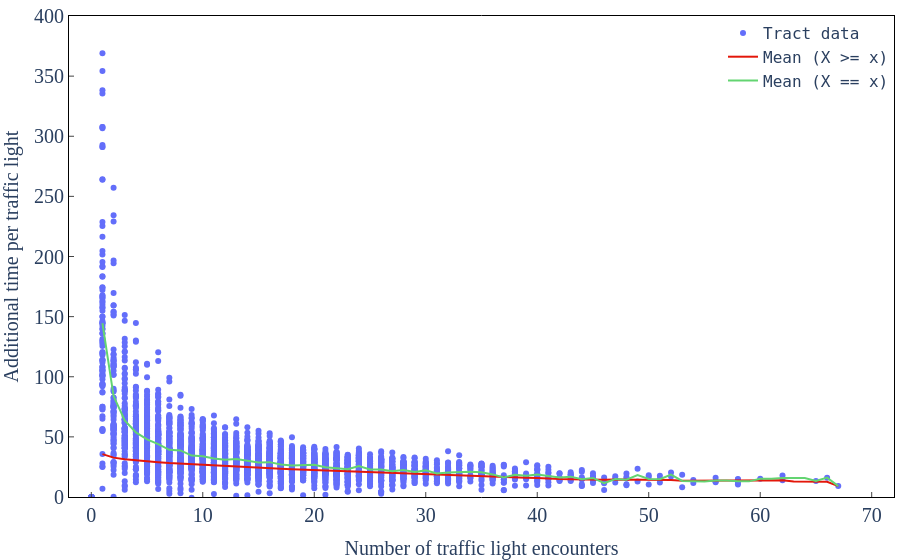

The notebook cell this image was saved under:
### Code cell
import plotly.graph_objects as go
import numpy as np

signal_dict = json.load(open('data/num_traffic_signals.json', 'r'))
budget_results = json.load(open('results/paths/budget/commutes_old.json'))
results = json.load(open('./data/real_traffic_paths.json', 'r'))

x = []
y = []

for o, r in results.items():
    for d in r:
        dest = d['destination']

        if not o in budget_results: continue
        if not dest in budget_results[o]: continue
        
        raw_result = budget_results[o][dest]
        realworld_result = d['static_duration_s'] 

        unrestricted_path_index = list(raw_result.keys())[0]
        num_signals = signal_dict[o][dest]

        #if num_signals < 10: continue 

        x += [num_signals]
        if not num_signals:
            y += [0]
        else:
            y += [(realworld_result-raw_result[str(unrestricted_path_index)])/num_signals]


rolling_average = [np.mean(np.array(y)[np.array(x) >= t]) for t in range(1, max(x)+1)] 
x_average = np.nan_to_num([np.mean(np.array(y)[np.array(x) == t]) for t in range(1,max(x)+1)], nan=0)

for i, xe in enumerate(x_average):
    if not xe: x_average[i] = x_average[i-1]

fig = go.Figure()
fig.update(**json.load(open('./analysis/graph_config.json', 'r')))
fig.add_trace(go.Scatter(x=x, y=y, mode="markers", name="Tract data"))
fig.add_trace(go.Scatter(x=[t for t in range(1, max(x)+1)], y=rolling_average, name="Mean (X >= x)", line_color="#E3170A"))
fig.add_trace(go.Scatter(x=[t for t in range(1, max(x)+1)], y=x_average, name="Mean (X == x)", line_color="#63D471"))

fig.update_yaxes(range=(0, 400), title="Additional time per traffic light")
fig.update_xaxes(range=(-2, 72), title="Number of traffic light encounters")

fig.update_layout(
    font=dict(size=20),                 # global default
    title_font_size=20,
    legend_font_size=16,
    xaxis=dict(title_font_size=20, tickfont_size=20,),
    yaxis=dict(title_font_size=20, tickfont_size=20),
)

fig.show()



mean = np.mean(y)

x = np.array(x)

x = x[x.argsort()[::1]]
y = np.array(y)[x.argsort()[::1]]





print(f"AVERAGE EXTRA TIME PER TRAFFIC LIGHT: {mean}")

### Figure 1 — Plotly figure (JSON) as saved in the notebook; plotly's stock layout.template omitted (floating-point values rounded to 4 significant figures; data arrays with more than 128 entries replaced by an {"elided": "..."} marker saying what was removed)
{"data": [{"mode": "markers", "name": "Tract data", "type": "scatter", "x": {"elided": "3604 int values"}, "y": {"elided": "3604 float values"}}, {"line": {"color": "#E3170A"}, "name": "Mean (X >= x)", "type": "scatter", "x": [1, 2, 3, 4, 5, 6, 7, 8, 9, 10, 11, 12, 13, 14, 15, 16, 17, 18, 19, 20, 21, 22, 23, 24, 25, 26, 27, 28, 29, 30, 31, 32, 33, 34, 35, 36, 37, 38, 39, 40, 41, 42, 43, 44, 45, 46, 47, 48, 49, 50, 51, 52, 53, 54, 55, 56, 57, 58, 59, 60, 61, 62, 63, 64, 65, 66, 67], "y": [35.68, 32.73, 31.38, 30.4, 29.62, 28.88, 28.19, 27.67, 27.06, 26.61, 26.13, 25.73, 25.37, 24.88, 24.51, 24.06, 23.54, 23.15, 22.79, 22.38, 21.91, 21.58, 21.32, 21.07, 20.47, 20.15, 19.69, 19.47, 19.0, 18.77, 18.31, 18.15, 17.85, 17.43, 17.18, 16.58, 16.24, 16.24, 15.94, 15.79, 15.26, 14.95, 14.83, 14.52, 14.46, 14.25, 14.56, 14.52, 14.55, 14.27, 14.17, 14.07, 13.56, 13.58, 13.67, 13.67, 13.66, 13.66, 14.2, 14.2, 14.02, 14.02, 12.81, 12.81, 12.81, 12.59, 9.082]}, {"line": {"color": "#63D471"}, "name": "Mean (X == x)", "type": "scatter", "x": [1, 2, 3, 4, 5, 6, 7, 8, 9, 10, 11, 12, 13, 14, 15, 16, 17, 18, 19, 20, 21, 22, 23, 24, 25, 26, 27, 28, 29, 30, 31, 32, 33, 34, 35, 36, 37, 38, 39, 40, 41, 42, 43, 44, 45, 46, 47, 48, 49, 50, 51, 52, 53, 54, 55, 56, 57, 58, 59, 60, 61, 62, 63, 64, 65, 66, 67], "y": [144.5, 83.92, 63.77, 53.73, 47.87, 43.94, 39.25, 38.74, 34.45, 33.89, 32.03, 30.89, 31.53, 30.0, 28.7, 28.99, 27.02, 26.17, 26.64, 26.74, 24.71, 23.75, 23.09, 25.7, 22.96, 22.88, 21.38, 22.49, 20.74, 22.13, 19.54, 20.35, 20.65, 20.95, 20.59, 18.79, 16.18, 18.57, 17.61, 18.74, 17.38, 16.24, 16.93, 14.85, 15.88, 11.45, 14.93, 14.35, 18.19, 15.05, 14.85, 18.68, 13.36, 12.94, 12.94, 13.73, 13.73, 13.0, 13.0, 15.12, 15.12, 15.82, 15.82, 15.82, 13.27, 16.09, 9.082]}], "layout": {"autosize": false, "font": {"family": "Times New Roman", "size": 20}, "legend": {"bgcolor": "rgba(0, 0, 0, 0)", "font": {"family": "monospace", "size": 16}, "x": 1, "xanchor": "right"}, "margin": {"b": 5, "l": 5, "r": 5, "t": 5}, "plot_bgcolor": "rgba(0, 0, 0, 0)", "showlegend": true, "title": {"font": {"size": 20}}, "xaxis": {"linecolor": "black", "mirror": true, "range": [-2, 72], "showline": true, "tickfont": {"size": 20}, "ticks": "inside", "title": {"font": {"size": 20}, "text": "Number of traffic light encounters"}}, "yaxis": {"linecolor": "black", "mirror": true, "range": [0, 400], "showline": true, "tickfont": {"size": 20}, "ticks": "inside", "title": {"font": {"size": 20}, "text": "Additional time per traffic light"}}}}
